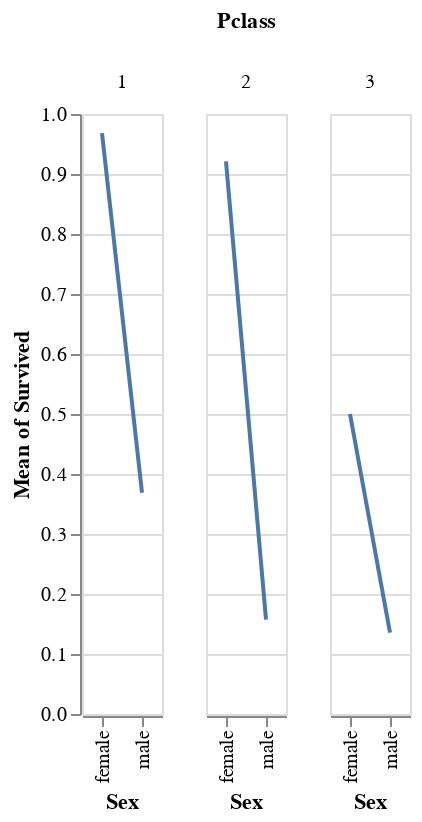

Notebook cell for this chart:
### Markdown cell above
**Mark line**

### Code cell
alt.Chart(titanic).mark_line().encode(
    x='Sex',
    y='mean(Survived)',
    column='Pclass'
)

### Figure 1 — Vega-Lite specification as saved in the notebook (floating-point values rounded to 4 significant figures; data arrays with more than 128 entries replaced by an {"elided": "..."} marker saying what was removed)
{"config": {"view": {"continuousWidth": 300, "continuousHeight": 300}}, "data": {"name": "data-93290830beea3a875eeab316df346c54"}, "mark": {"type": "line"}, "encoding": {"column": {"field": "Pclass", "type": "quantitative"}, "x": {"field": "Sex", "type": "nominal"}, "y": {"aggregate": "mean", "field": "Survived", "type": "quantitative"}}, "$schema": "https://vega.github.io/schema/vega-lite/v5.8.0.json", "datasets": {"data-93290830beea3a875eeab316df346c54": {"elided": "891 records"}}}
